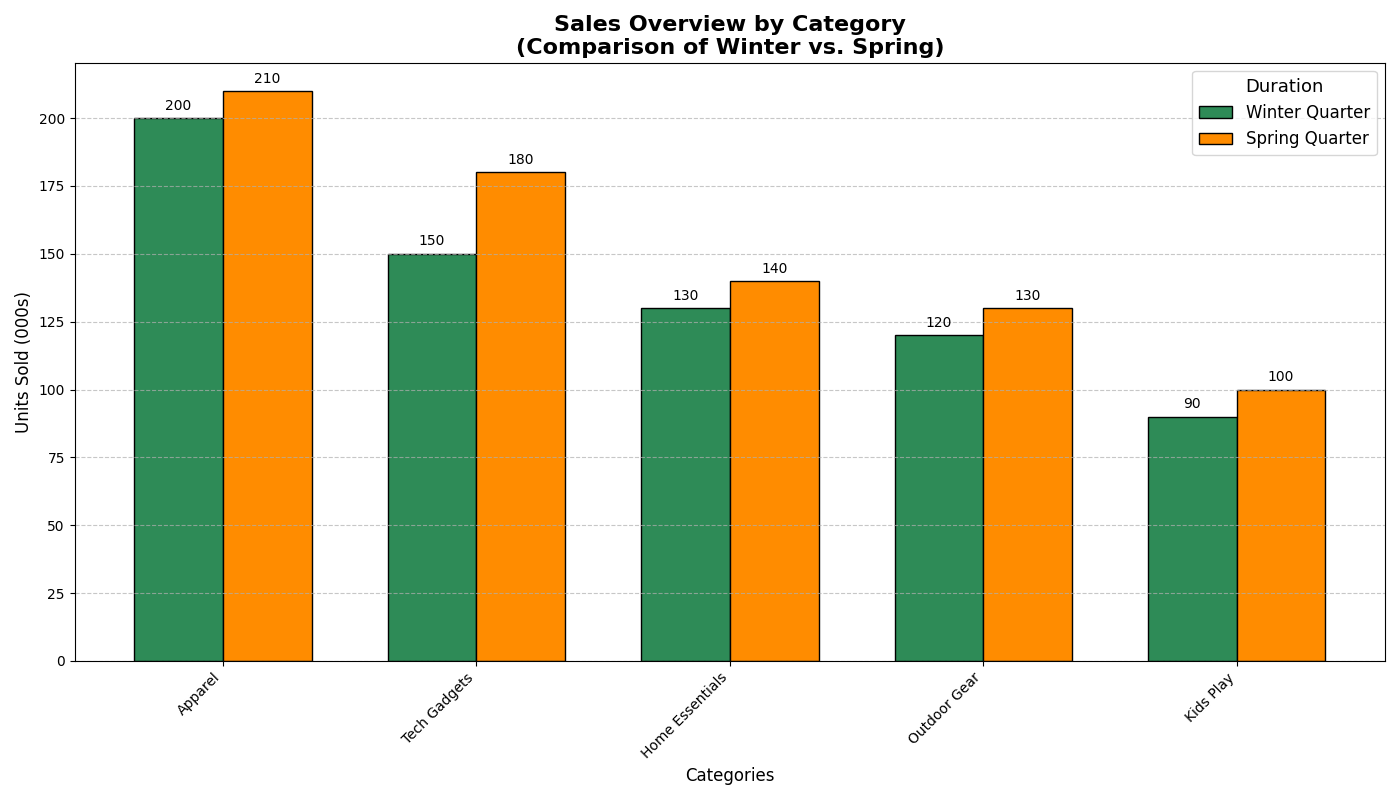

Python code for this plot:
import matplotlib.pyplot as plt
import numpy as np

# Define product categories with modified labels
categories = ['Tech Gadgets', 'Apparel', 'Home Essentials', 'Outdoor Gear', 'Kids Play']

# Sales data for Q1 and Q2 in 2023 (in thousands of units)
sales_q1 = np.array([150, 200, 130, 120, 90])
sales_q2 = np.array([180, 210, 140, 130, 100])

# Calculate total sales for sorting
total_sales = sales_q1 + sales_q2
sorted_indices = np.argsort(-total_sales)
categories = [categories[i] for i in sorted_indices]
sales_q1 = sales_q1[sorted_indices]
sales_q2 = sales_q2[sorted_indices]

# Create a sorted bar chart
fig, ax = plt.subplots(figsize=(14, 8))
width = 0.35
x = np.arange(len(categories))

# Bar plots
bars1 = ax.bar(x - width/2, sales_q1, width, label='Winter Quarter', color='seagreen', edgecolor='black')
bars2 = ax.bar(x + width/2, sales_q2, width, label='Spring Quarter', color='darkorange', edgecolor='black')

# Adding data labels
for bar in bars1 + bars2:
    yval = bar.get_height()
    ax.text(bar.get_x() + bar.get_width()/2, yval + 2, int(yval), ha='center', va='bottom')

# Adding labels and title
ax.set_xlabel('Categories', fontsize=12)
ax.set_ylabel('Units Sold (000s)', fontsize=12)
ax.set_title('Sales Overview by Category\n(Comparison of Winter vs. Spring)', fontsize=16, fontweight='bold')
ax.set_xticks(x)
ax.set_xticklabels(categories, rotation=45, ha='right')
ax.legend(title='Duration', fontsize=12, title_fontsize=13)

# Grid settings
ax.yaxis.grid(True, linestyle='--', alpha=0.7)

# Automatically adjust layout
plt.tight_layout()

# Display the plot
plt.show()
